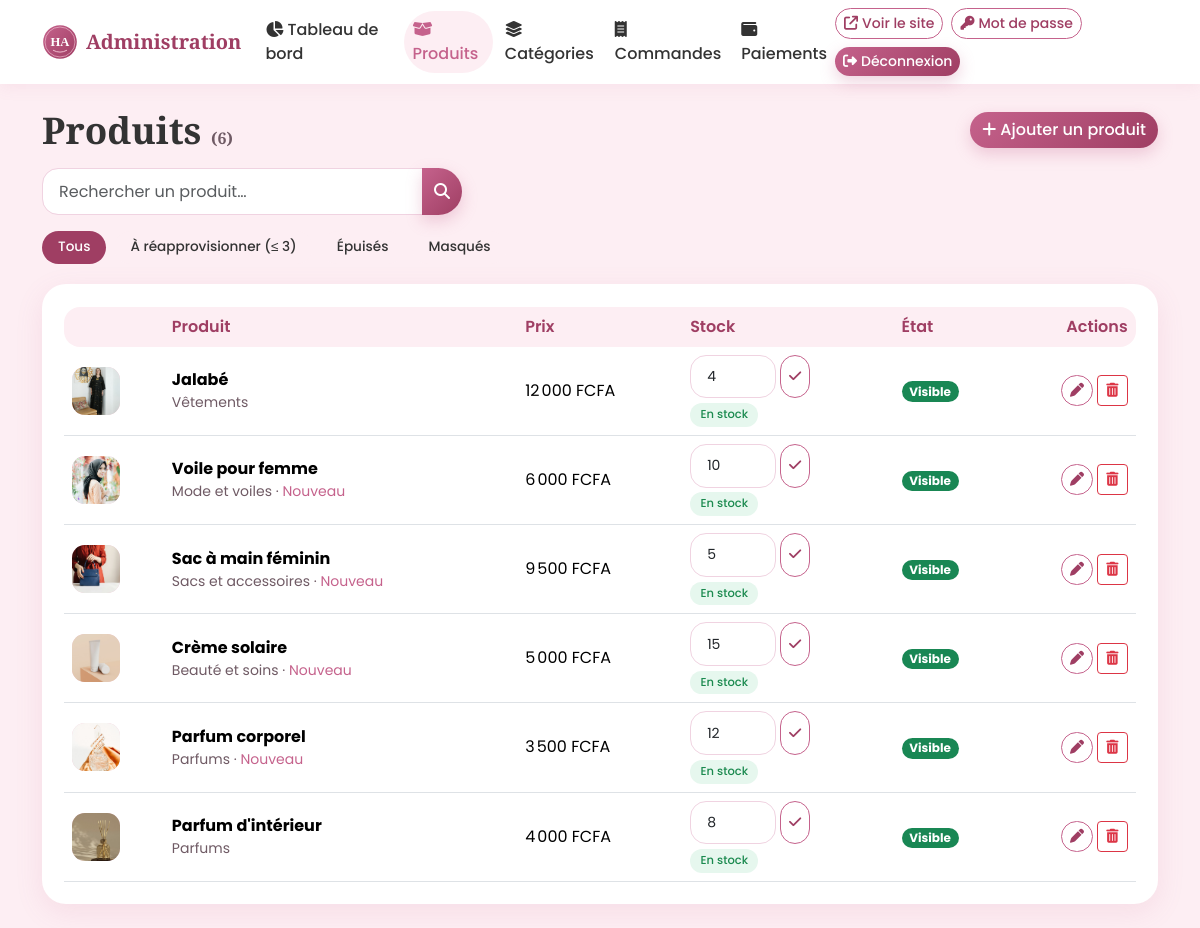
Before: /admin/produits.php (signed in) with the older database file.
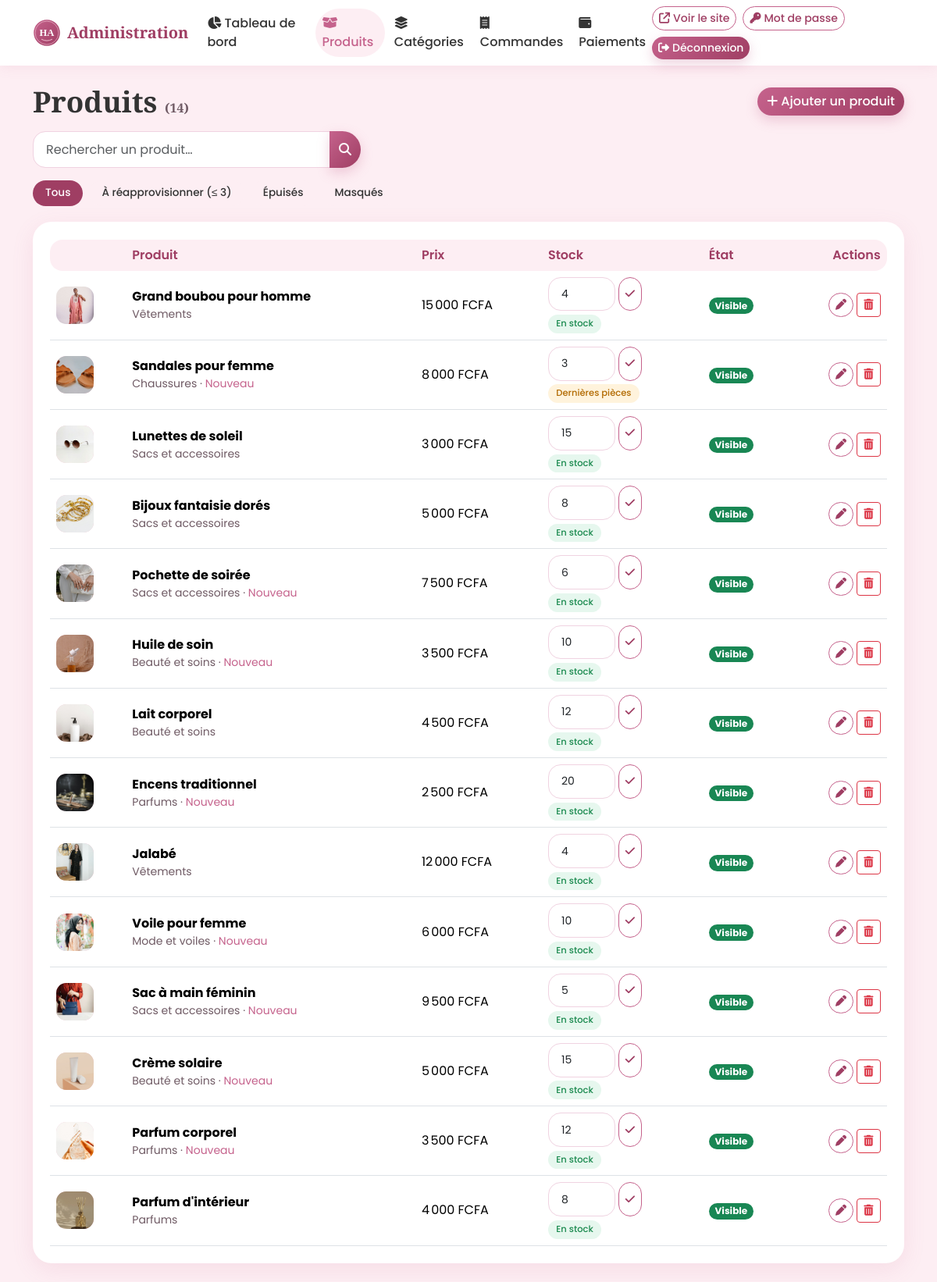
After: the same page with the newer database file.
### tables this page shows
CREATE TABLE IF NOT EXISTS produits (
  id INT AUTO_INCREMENT PRIMARY KEY,
  categorie_id INT NULL,
  nom VARCHAR(150) NOT NULL,
  description TEXT NULL,
  prix INT NOT NULL DEFAULT 0,
  stock INT NOT NULL DEFAULT 0,
  image VARCHAR(120) NULL,
  nouveau TINYINT(1) NOT NULL DEFAULT 0,
  actif TINYINT(1) NOT NULL DEFAULT 1,
  created_at TIMESTAMP NOT NULL DEFAULT CURRENT_TIMESTAMP,
  date_modification TIMESTAMP NULL DEFAULT NULL ON UPDATE CURRENT_TIMESTAMP,
  INDEX idx_produits_actif (actif),
  CONSTRAINT fk_produit_categorie FOREIGN KEY (categorie_id) REFERENCES categories(id) ON DELETE SET NULL,
  CONSTRAINT chk_produits_stock CHECK (stock >= 0),
  CONSTRAINT chk_produits_prix CHECK (prix >= 0)
);

CREATE TABLE IF NOT EXISTS categories (
  id INT AUTO_INCREMENT PRIMARY KEY,
  nom VARCHAR(100) NOT NULL,
  description TEXT NULL,
  icone VARCHAR(50) NOT NULL DEFAULT 'fa-gem',
  created_at TIMESTAMP NOT NULL DEFAULT CURRENT_TIMESTAMP
);

### includes/functions.php (called while the page is built, shortened)
<?php
require_once __DIR__ . '/db.php';
function e($v): string
{
    return htmlspecialchars((string)$v, ENT_QUOTES, 'UTF-8');
}
function fcfa($n): string
{
    return number_format((int)$n, 0, ',', "\u{202F}") . ' FCFA';
}
function base_url(string $path = ''): string
{
    return BASE_URL . '/' . ltrim($path, '/');
}
    ?>
    <?php
function stock_info(int $stock): array
{
    if ($stock <= SEUIL_STOCK) {
        return ['Dernières pièces', 'low'];
    }
    return ['En stock', 'ok'];
}
function product_image(?string $img): ?string
{
    return $img ? base_url('uploads/' . rawurlencode($img)) : null;
}
    ?>

### includes/db.php (called while the page is built)
<?php
function db(): PDO
{
    static $pdo = null;
    if ($pdo === null) {
        $dsn = defined('DB_DSN')
            ? DB_DSN
            : sprintf('mysql:host=%s;dbname=%s;charset=utf8mb4', DB_HOST, DB_NAME);
        try {
            $pdo = new PDO($dsn, DB_USER, DB_PASS, [
                PDO::ATTR_ERRMODE            => PDO::ERRMODE_EXCEPTION,
                PDO::ATTR_DEFAULT_FETCH_MODE => PDO::FETCH_ASSOC,
                PDO::ATTR_EMULATE_PREPARES   => false,
            ]);
        } catch (PDOException $e) {
            http_response_code(500);
            exit('Connexion à la base de données impossible. Vérifiez le fichier config.php.');
        }
    }
    return $pdo;
}

### admin/produits.php (the view, shortened to what the changed rows need)
<?php
$adminPage = 'produits';
require __DIR__ . '/_header.php';
$q = trim($_GET['q'] ?? '');
$filtreStock = $_GET['stock'] ?? '';
$sql = 'SELECT p.*, c.nom AS categorie, c.icone FROM produits p LEFT JOIN categories c ON c.id = p.categorie_id WHERE 1 = 1';
$params = [];
if ($filtreStock === 'epuise') {
    $sql .= ' AND p.stock <= 0';
} elseif ($filtreStock === 'faible') {
    $sql .= ' AND p.stock <= ?';
    $params[] = SEUIL_STOCK;
} elseif ($filtreStock === 'masques') {
    $sql .= ' AND p.actif = 0';
} else {
    $filtreStock = '';
}
$sql .= $filtreStock === 'faible' ? ' ORDER BY p.stock, p.nom' : ' ORDER BY p.id DESC';
$st = db()->prepare($sql);
$st->execute($params);
$produits = $st->fetchAll();
?>
<div class="d-flex flex-wrap justify-content-between align-items-center gap-2 mb-3">
  <h1 class="page-title mb-0">Produits <small class="text-muted fs-6">(<?= count($produits) ?>)</small></h1>
</div>
<div class="chips mb-3">
  <?php foreach (['' => 'Tous', 'faible' => 'À réapprovisionner (≤ ' . SEUIL_STOCK . ')', 'epuise' => 'Épuisés', 'masques' => 'Masqués'] as $k => $label): ?>
    <a class="chip <?= $filtreStock === $k ? 'active' : '' ?>" href="produits.php?<?= e(http_build_query(array_filter(['stock' => $k, 'q' => $q]))) ?>"><?= e($label) ?></a>
  <?php endforeach; ?>
</div>
<div class="panel">
<?php if ($produits): ?>
  <div class="table-responsive">
    <table class="table table-rose align-middle mb-0">
      <thead><tr><th></th><th>Produit</th><th>Prix</th><th>Stock</th><th>État</th><th class="text-end">Actions</th></tr></thead>
      <tbody>
      <?php foreach ($produits as $p): $img = product_image($p['image']); ?>
        <tr class="<?= $p['actif'] ? '' : 'opacity-50' ?>">
          <td><?php if ($img): ?><img class="admin-thumb" src="<?= e($img) ?>" alt=""><?php else: ?><span class="admin-thumb"><i class="fa-solid <?= e($p['icone'] ?? 'fa-gem') ?>"></i></span><?php endif; ?></td>
          <td><strong><?= e($p['nom']) ?></strong><div class="small text-muted"><?= e($p['categorie'] ?? 'Sans catégorie') ?><?= $p['nouveau'] ? ' · <span style="color:var(--rose)">Nouveau</span>' : '' ?></div></td>
          <td class="text-nowrap"><?= fcfa($p['prix']) ?></td>
          <td>
            <form method="post" class="d-flex gap-1" style="width:120px">
              <input type="number" name="stock" min="0" value="<?= (int)$p['stock'] ?>" class="form-control form-control-sm">
              <button class="btn btn-outline-rose btn-sm" title="Enregistrer le stock"><i class="fa-solid fa-check"></i></button>
            </form>
            <?php [$sl, $sc] = stock_info((int)$p['stock']); ?><span class="stock-badge stock-<?= e($sc) ?> d-inline-block"><?= e($sl) ?></span>
          </td>
          <td>
            <form method="post">
              <button class="badge rounded-pill border-0 text-bg-<?= $p['actif'] ? 'success' : 'secondary' ?>" title="Cliquer pour changer"><?= $p['actif'] ? 'Visible' : 'Masqué' ?></button>
            </form>
          </td>
          <td class="text-end text-nowrap">
            <a class="btn btn-outline-rose btn-sm" href="produit_form.php?id=<?= (int)$p['id'] ?>"><i class="fa-solid fa-pen"></i></a>
            <form method="post" class="d-inline" onsubmit="return confirm('Supprimer définitivement ce produit ?')">
              <button class="btn btn-outline-danger btn-sm"><i class="fa-solid fa-trash-can"></i></button>
            </form>
          </td>
        </tr>
      <?php endforeach; ?>
      </tbody>
    </table>
  </div>
<?php else: ?>
  <p class="text-muted text-center mb-0 py-4">Aucun produit. <a href="produit_form.php">Ajoutez le premier !</a></p>
<?php endif; ?>
</div>
<?php require __DIR__ . '/_footer.php'; ?>

### admin/_header.php (shortened to what the changed rows need)
<?php
$adminPage = $adminPage ?? '';
$liens = [
    'dashboard'  => ['index.php',      'fa-chart-pie',   'Tableau de bord'],
    'produits'   => ['produits.php',   'fa-box-open',    'Produits'],
    'categories' => ['categories.php', 'fa-layer-group', 'Catégories'],
    'commandes'  => ['commandes.php',  'fa-receipt',     'Commandes'],
    'paiements'  => ['paiements.php',  'fa-wallet',      'Paiements'],
];
?><!DOCTYPE html>
<html lang="fr">
<head>
  <link href="https://cdn.jsdelivr.net/npm/bootstrap@5.3.3/dist/css/bootstrap.min.css" rel="stylesheet">
  <link href="https://cdnjs.cloudflare.com/ajax/libs/font-awesome/6.5.2/css/all.min.css" rel="stylesheet">
  <link href="<?= e(base_url('assets/css/style.css')) ?>" rel="stylesheet">
</head>
<body>
<nav class="navbar navbar-expand-lg admin-nav sticky-top">
  <div class="container">
    <div class="collapse navbar-collapse" id="amenu">
      <ul class="navbar-nav me-auto gap-lg-1">
        <?php foreach ($liens as $k => [$href, $ico, $txt]): ?>
          <li class="nav-item"><a class="nav-link <?= $adminPage === $k ? 'active' : '' ?>" href="<?= $href ?>"><i class="fa-solid <?= $ico ?> me-1"></i><?= $txt ?></a></li>
        <?php endforeach; ?>
      </ul>
    </div>
  </div>
</nav>
<main class="container py-4">

Changed rows visible on the page:
added produits: image (picture), nom "Grand boubou pour homme", categorie.nom "Vêtements", prix "15 000 FCFA", stock "4", sl "En stock", actif "Visible"
added produits: image (picture), nom "Sandales pour femme", categorie.nom "Chaussures", nouveau "Nouveau", prix "8 000 FCFA", stock "3", sl "Dernières pièces", actif "Visible"
added produits: image (picture), nom "Lunettes de soleil", categorie.nom "Sacs et accessoires", prix "3 000 FCFA", stock "15", sl "En stock", actif "Visible"
added produits: image (picture), nom "Bijoux fantaisie dorés", categorie.nom "Sacs et accessoires", prix "5 000 FCFA", stock "8", sl "En stock", actif "Visible"
added produits: image (picture), nom "Pochette de soirée", categorie.nom "Sacs et accessoires", nouveau "Nouveau", prix "7 500 FCFA", stock "6", sl "En stock", actif "Visible"
added produits: image (picture), nom "Huile de soin", categorie.nom "Beauté et soins", nouveau "Nouveau", prix "3 500 FCFA", stock "10", sl "En stock", actif "Visible"
added produits: image (picture), nom "Lait corporel", categorie.nom "Beauté et soins", prix "4 500 FCFA", stock "12", sl "En stock", actif "Visible"
added produits: image (picture), nom "Encens traditionnel", categorie.nom "Parfums", nouveau "Nouveau", prix "2 500 FCFA", stock "20", sl "En stock", actif "Visible"
Other visible differences:
count($produits): "6" → "14"
